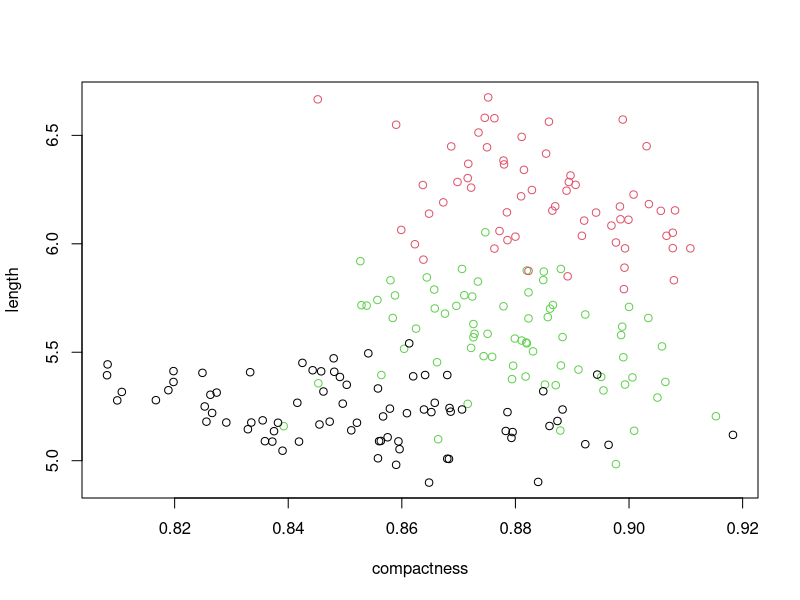
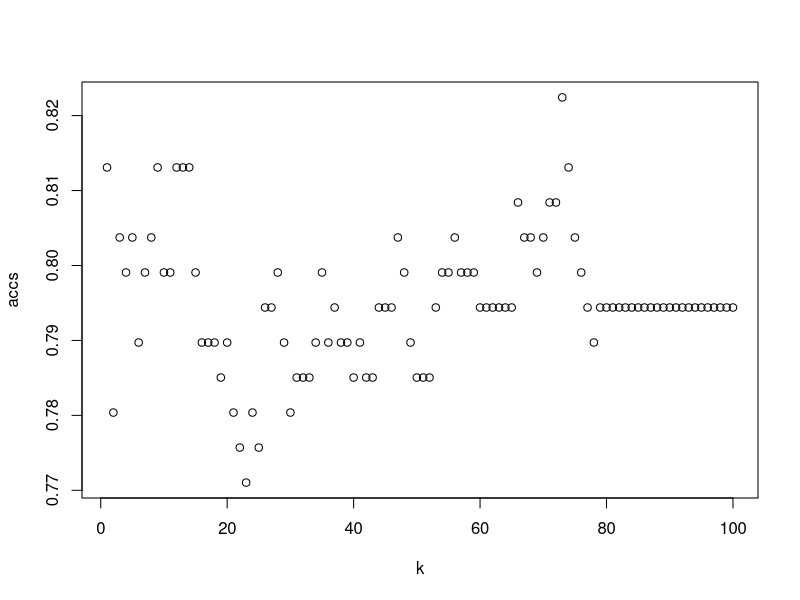
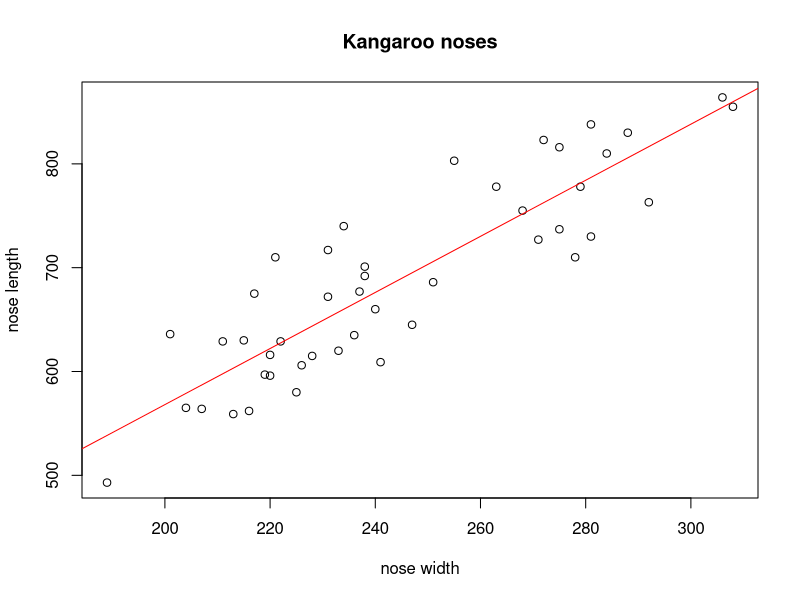
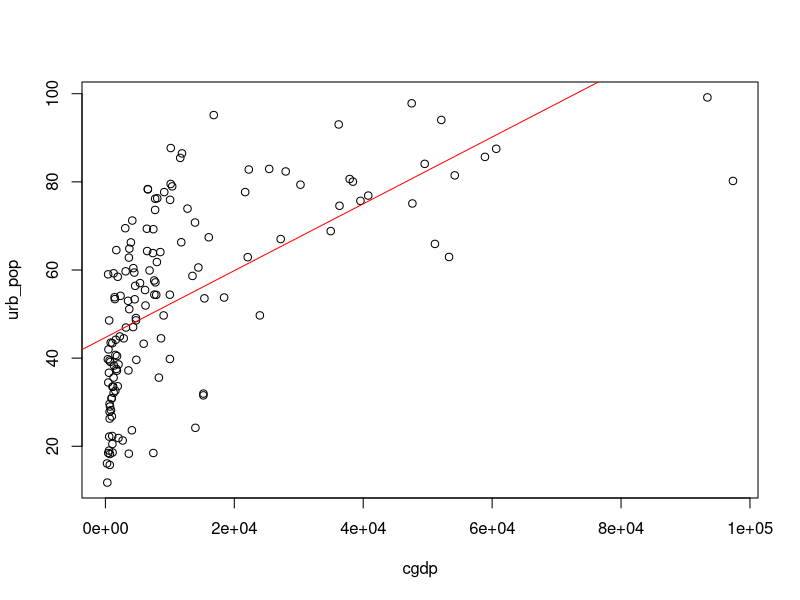
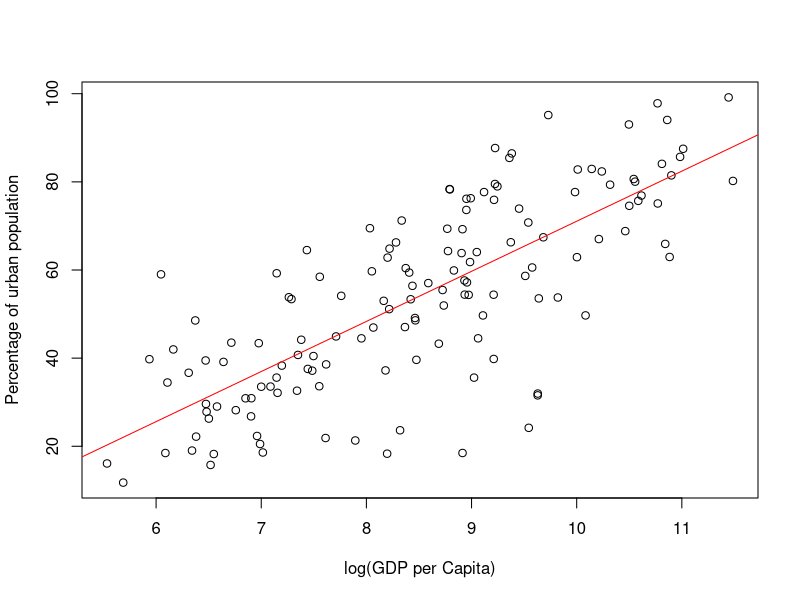
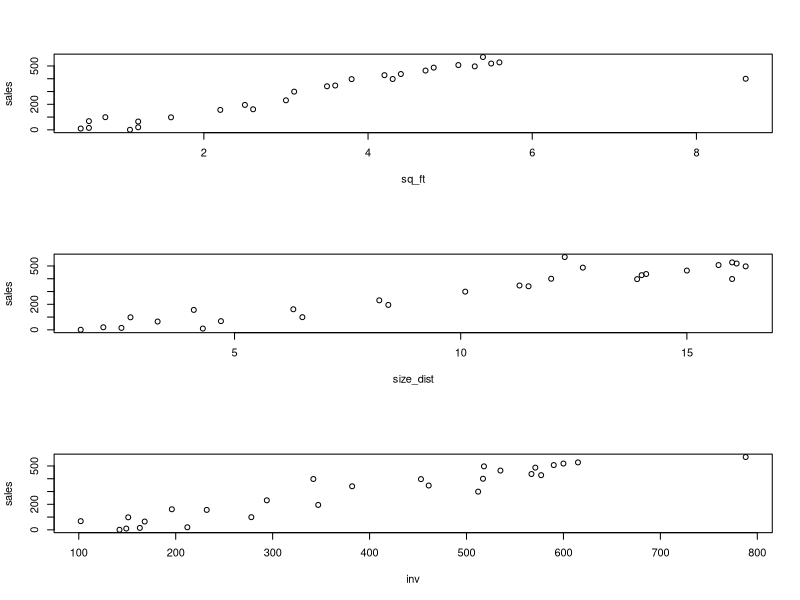

These charts were generated, in order, by the following R code:
#rm(list=ls());  setwd("~/Dropbox/cs/bigdata/datacamp/intro_ml"); source("iml_practice.R")

#rm(list=ls());  setwd("C:/Users/zimine/Dropbox/cs/bigdata/datacamp/intro_ml"); source("iml_practice.R") 

##############################################################
#  chap. Performance
##############################################################

##read titanic dataset
# surviced is a response 
# features is pcClass (passenger glass), sex and age


titanic<-read.csv(file="titanic.csv", row.names=1,header=TRUE
				,colClasses=c("numeric", "factor", "numeric", "factor", "numeric") )

titanic$Survived <- factor(titanic$Survived, levels=c("1", "0")) #arrange factor levels

set.seed(1)
# A decision tree classification model is built on the data
library(rpart)
tree <- rpart(Survived ~ ., data = titanic, method = "class") #survived response, predictors all others
pred<-predict(tree, titanic, type="class")
conf<-table(titanic$Survived, pred) # make a confusion matrix
print(conf)

### compute accuracy, precision and recall
TP <- conf[1,1] 
FN <- conf[1,2] 
FP <- conf[2,1] 
TN <- conf[2,2] 

accuracy <- (TP + TN) / (TP+FN+FP+TN)
accuracy
precision <- TP/ (TP + FP)
precision 
recall <- TP / (TP + FN)
recall 

seeds <- read.csv(file="seeds.csv", row.names=1, header=T)

km_seeds <- kmeans(seeds, 3)
plot(length ~ compactness, data = seeds, col=km_seeds$cluster)
print(km_seeds$tot.withinss / km_seeds$betweenss)

### titanic example with  a dataset spilt between train and test sets
set.seed(1)
n <- nrow(titanic) # number of observations
shuffled <- titanic[sample(n),] #shuffle the dataset
pct_split<-0.7
train_indices <- 1:round(pct_split * n)
train <- shuffled[train_indices, ]
test_indices <- (round(pct_split * n) + 1):n
test <- shuffled[test_indices, ] # the rest of the dataset

#fill the model but on the training set
tree <- rpart(Survived ~ ., train, method = "class")
# Predict the outcome on the test set with tree:
pred<-predict(tree, test, type="class")
# Calculate the confusion matrix: conf
conf<-table(test$Survived, pred)
print(conf)
print(paste("accuracy:" , sum(diag(conf))/sum(conf) ))

##cross validation
# run 6 times with moving train set and data set
npass <- 6
accs <- rep(0,6) # a vec of accurencies
n<- nrow(shuffled)
for (i in 1:6) {
  # These indices indicate the interval of the test set
  indices <- (( (i-1) * round((1/npass)*n)) + 1):((i*round((1/npass) * n)))
  
  test <- shuffled[indices,] #indices are indexesof test set
  train <- shuffled[-indices,] #train is the rest
  tree <- rpart(Survived ~ ., train, method = "class")
  pred<-predict(tree, test, type="class")  
  conf<-table(test$Survived, pred)
  accs[i] <- sum(diag(conf))/sum(conf)
}

# Print out the mean of accs
print(paste("cross validation on 6 runs " ,mean(accs)))


### check the performance of classifier on two emails data sets
emails_small <- read.csv(file="emails_small.csv", header=T, row.names=1,colClasses=c("numeric","numeric","factor") )
emails_small$spam <- factor(emails_small$spam, levels=c("1", "0")) #rearrange factor levels
spam_classifier <- function(x){
  prediction <- rep(NA,length(x))
  prediction[x > 4] <- 1
  prediction[x >= 3 & x <= 4] <- 0
  prediction[x >= 2.2 & x < 3] <- 1
  prediction[x >= 1.4 & x < 2.2] <- 0
  prediction[x > 1.25 & x < 1.4] <- 1
  prediction[x <= 1.25] <- 0
  return(factor(prediction, levels=c("1","0")))
}

pred_small<-spam_classifier(emails_small$avg_capital_seq) #apply spam classifier
conf_small<-table(emails_small$spam, pred_small) #confusion matrix
acc_small <- sum(diag(conf_small))/sum(conf_small)
print(paste("accuracy for emails_small", acc_small)) #accuracy for emails set


### now on much bigger set
emails_full <- read.csv(file="emails_full.csv", header=T, row.names=1,colClasses=c("numeric", "numeric", "factor") )
emails_full$spam <- factor(emails_full$spam, levels=c("1", "0")) #rearrange factor levels

pred_full<-spam_classifier(emails_full$avg_capital_seq)
conf_full<-table(emails_full$spam, pred_full)
acc_full <- sum(diag(conf_full))/sum(conf_full)
print(paste("accuracy for emails_full",acc_full)) #accuracy for emails_full


#### now repeat exercise with indroducing bias to the model 
spam_classifier <- function(x){
  prediction <- rep(NA,length(x))
  prediction[x > 4] <- 1
  prediction[x <= 4 ] <- 0
  return(factor(prediction, levels=c("1","0")))
}
conf_small <- table(emails_small$spam, spam_classifier(emails_small$avg_capital_seq))
print(conf_small)
acc_small <- sum(diag(conf_small)) / sum(conf_small)
print(acc_small)

conf_full <- table(emails_full$spam, spam_classifier(emails_full$avg_capital_seq))
print(conf_full)
acc_full <- sum(diag(conf_full)) / sum(conf_full)

print(acc_full)


##############################################################
#  chap. Classification
##############################################################

set.seed(1)

titanic<-read.csv(file="titanic.csv", row.names=1,header=TRUE
				,colClasses=c("numeric", "factor", "numeric", "factor", "numeric") )

titanic$Survived <- factor(titanic$Survived, levels=c("1", "0")) #arrange factor levels
titanic$Pclass <- factor(titanic$Pclass, levels=c("1","2","3"))

idx_test <- c(555,147,140,652,290,412,84,176,156,110,179,407,2,420,391,326,385,618,222,703,573,327,427,525,677,536,606,142,486,547,697,414,467,503,22,599,470,517,225,358,70,271,613,455,537,20,670,367,94,632,299,346,671,647,124,61,601,186,129,679,231,283,52,362,544,237,36,673,395,139,487,375,312,14,433,411,510,423,308,642,315,681,86,5,614,54,688,471,587,600,69,648,707,657,135,619,259,588,261,333,546,105,509,208,108,197,302,43,616,466,328,187,711,359,701,682,674,245,492,698,273,603,320,434,393,569,200,195,257,329,73,189,26,133,221,191,534,131,522,482,653,220,235,149,691,668,3,687,46,182,543,256,463,505,548,633,172,97,175,479,672,174,306,32,18,419,167,232,621,83,236,65,164,180,63,709,397,478,11,634,27,493,530,574,297,71,591,145,549,340,661,106,365,91,9,409,443,120,211,641,476,516,440,625,7,284,230,640,59,413,360,241,269,441)

test <- titanic[idx_test,]
train <- titanic[-idx_test,]

require(rpart)
#require(rpart.plot)
#require(rattle)
#require(RColorBrewer)

tree <- rpart(Survived ~ Pclass+Sex+Age, data=train, method="class")

# Draw the decision tree (in R 2.15 no package  but it is availabe in R 3.2  in jupyter)
#fancyRpartPlot(tree)

#### k-nn 
## reuse  train and test  data sets of titanic
titanic<-read.csv(file="titanic.csv", row.names=1,header=TRUE
				,colClasses=c("numeric", "factor", "numeric", "factor", "numeric") )

titanic$Survived <- factor(titanic$Survived, levels=c("1", "0")) #arrange factor levels
idx_test <- c(555,147,140,652,290,412,84,176,156,110,179,407,2,420,391,326,385,618,222,703,573,327,427,525,677,536,606,142,486,547,697,414,467,503,22,599,470,517,225,358,70,271,613,455,537,20,670,367,94,632,299,346,671,647,124,61,601,186,129,679,231,283,52,362,544,237,36,673,395,139,487,375,312,14,433,411,510,423,308,642,315,681,86,5,614,54,688,471,587,600,69,648,707,657,135,619,259,588,261,333,546,105,509,208,108,197,302,43,616,466,328,187,711,359,701,682,674,245,492,698,273,603,320,434,393,569,200,195,257,329,73,189,26,133,221,191,534,131,522,482,653,220,235,149,691,668,3,687,46,182,543,256,463,505,548,633,172,97,175,479,672,174,306,32,18,419,167,232,621,83,236,65,164,180,63,709,397,478,11,634,27,493,530,574,297,71,591,145,549,340,661,106,365,91,9,409,443,120,211,641,476,516,440,625,7,284,230,640,59,413,360,241,269,441)

test <- titanic[idx_test,]
train <- titanic[-idx_test,]

#convert factor Sex  to a numeric variable
test$Sex <- as.numeric(test$Sex)-1
train$Sex <- as.numeric(train$Sex)-1

train_labels <- train$Survived
test_labels <- test$Survived 
knn_train <- train 
knn_test  <- test 
knn_train[,1] <- NULL # drop the Survived column 
knn_test[,1] <- NULL 

##normalized Pclass 
min_class <- min(knn_train$Pclass)
max_class <- max(knn_train$Pclass)
knn_train$Pclass <- (knn_train$Pclass - min_class) / (max_class - min_class) # observe min, max from train set used for train
knn_test$Pclass <- (knn_test$Pclass - min_class) / (max_class - min_class)  # same min, max used for test


min_age <- min(knn_train$Age)
max_age <- max(knn_train$Age)
knn_train$Age <- (knn_train$Age - min_age) / (max_age - min_age) 
knn_test$Age <- (knn_test$Age - min_age) / (max_age - min_age) 

## now knn_train, knn_tess  are normalized
require(class)
set.seed(1)
pred <- knn(train = knn_train, test=knn_test, cl=train_labels, k=5)
conf <- table(test_labels, pred)
print(conf)

##determine the optimal k in k-nn 
set.seed(1)
range <- 1:round(0.2 * nrow(knn_train))  # 1:100
accs <- rep(0,length(range))

## interate over k from 1 to 100 
for ( k in range) {
	pred <- knn(train = knn_train, test=knn_test, cl=train_labels, k=k)
	conf <- table(test_labels,pred)  #current confusion matrix
	accs[k] <- sum(diag(conf))/sum(conf) #compute the current accuracy
}
#graphical view of accuracy
plot(range, accs, xlab="k")
#the best k is found as the one with the highest accuracy
print(paste("k with highest accurancy:" ,  which(accs == max(accs)) ))


##############################################################
#  chap. Classification
##############################################################
## kangaroo nose dataset
# measures of grey kangaroos nose widht and length
kang_nose <-read.csv(file="kang_nose.csv", row.names=1, header=T)

plot(kang_nose, xlab="nose width", ylab="nose length", main="Kangaroo noses")
lm_kang <- lm(nose_length ~ nose_width, data=kang_nose)

print(lm_kang$coefficients)

##add the regression line to the plot 
abline(lm_kang$coefficients, col="red")

nose_width_value <- c(250, 270)
predicted <- predict(lm_kang, data.frame(nose_width=nose_width_value))
print(paste( "predicted nose length:" , paste(predicted, collapse=","))) 


##compaute manually RMSE
nose_length_est <- predict(lm_kang, kang_nose) #predic all (\hat{y})
res <- kang_nose$nose_length - nose_length_est #a vector of residuals
rmse <- sqrt( 1 / nrow(kang_nose) * sum(res^2) )
print(paste("RMSE",rmse))

#compute manually R2
ss_res  <- sum(res^2) #sum of residuals
ss_tot <- sum((kang_nose$nose_length - mean(kang_nose$nose_length))^2) #total sum of squares
r_sq <- 1 - (ss_res)/ss_tot
print(paste("manually compuated R squared", r_sq))
#print(summary(lm_kang))


world_bank_train <-read.csv(file="worldbank_urb_gdp.csv", row.names=1, header=T)
plot(world_bank_train)
lm_wb <- lm(urb_pop ~ cgdp, data=world_bank_train)
abline(lm_wb$coefficients, col="red")
print(paste('afganistan' , predict(lm_wb, data.frame(cgdp=413))))

#someties there a log scaling can help
plot(urb_pop ~ log(cgdp), data = world_bank_train, 
     xlab = "log(GDP per Capita)", 
     ylab = "Percentage of urban population")

lm_wb <- lm(urb_pop ~ log(cgdp), data = world_bank_train)
abline(lm_wb$coefficients, col = "red")
print(paste('r squared after log transform',summary(lm_wb)$r.squared))

print(paste('afganistan again' , predict(lm_wb, data.frame(cgdp=413))))

#### mulivariable linear regression
shop_data <- read.csv(file='shop_data.csv', row.names=1, header =T)
par(mfrow=c(3,1))
 plot(sales ~ sq_ft, shop_data)
 plot(sales ~ size_dist, shop_data)
 plot(sales ~ inv, shop_data)
par()

lm_shop <- lm(sales ~ . , data=shop_data)
print(summary(lm_shop))



#end
